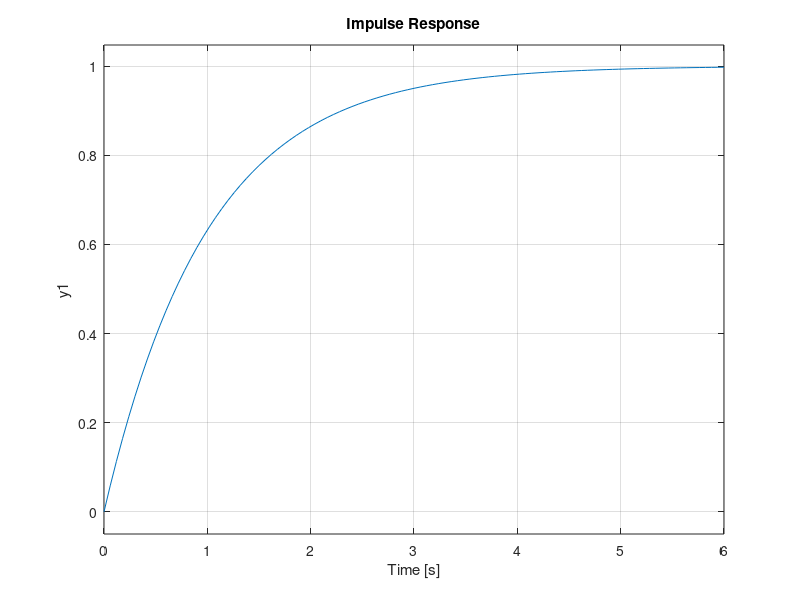

Recreate this plot in MATLAB.
vs=input('vs value');
l=input('l value');
r=input('r value');
num=[vs];
den=[l r 0];
sys=tf(num,den);
impulse(sys);
